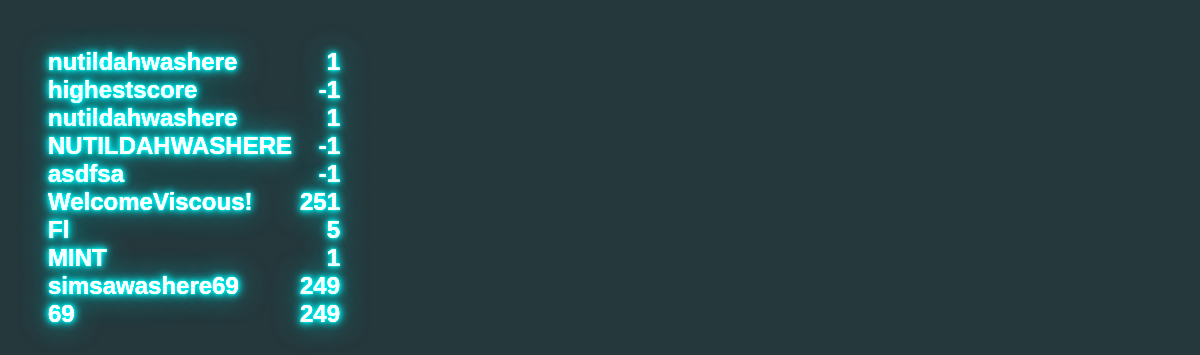
The app's page /indexLat/ with its own data.
### entries/models.py (models this page shows, shortened)
class Entry(models.Model):
    text = models.CharField(max_length=15)
    score = models.IntegerField(default=0)
    pub_date = models.DateTimeField('date published')
    voted = models.BooleanField(default=False)
    def was_published_recently(self):
        return self.pub_date >= timezone.now() - datetime.timedelta(days=1)
    was_published_recently.admin_order_field = 'pub_date'
    was_published_recently.boolean = True
    was_published_recently.short_description = 'Published recently?'
    objects = EntryManager()

### entries/views.py (the view)
# urls.py: url(r'^indexLat/$', 'entries.views.indexLat'),
def indexLat(request):
    context = {
      'latest_entry_list': Entry.objects.order_by('-pub_date')[:10],
      'high_entry_list': Entry.objects.order_by('-score','-pub_date')[:10],
      'high_entry': Entry.objects.order_by('-score','-pub_date')[:1],
      'low_entry_list': Entry.objects.order_by('score','-pub_date')[:10],
      'voting_entry': Entry.objects.unvoted_or_random(),
    }
    return render(request, 'entries/indexLat.html', context);

### entries/models.py (called while the page is built)
    def unvoted_or_random(self):
        unvoted_entries = self.filter(voted = False).order_by('-pub_date')
        voted_entries = self.filter(voted = True).order_by('?')
        if unvoted_entries:
            return unvoted_entries[:1]
        else:
            return voted_entries[:1]

### entries/templates/entries/indexLat.html (shortened to what this page needs)
 <!doctype html>
 <html lang="en">
 <head>
 </head>
<body class="body" style="background-color:#25383C;">
    <div id="latTable" class = "table">
      {% for entry in latest_entry_list %}
        <li><a href="/entries/{{ entry.id }}/"> <div class = "latest" style = "text-align: left";>{{ entry.text }}&nbsp;&nbsp;&nbsp;&nbsp;<div style="float: right">{{ entry.score }}</div></a></li>
      {% endfor %}
     </div>
</body>
</html>

### entries/templates/entries/indexLat.html (style rules this page uses)
.latest a { color: #FFFFFF; text-shadow: 0 0 0.2px #fff, 0 0 0.3px #fff, 0 0 0.5px #00ffff, 0 0 1px #00ffff, 0 0 2px #00ffff, 0 0 5px #00ffff, 0 0 10px #00ffff, 0 0 10px #00ffff, 0 0 30px #00ffff; font-family:arial; font-size: 18pt; font-weight:bold; text-decoration: none; margin-left:auto; margin-right:auto; }
li { list-style-type: none; }
.table { display: inline-block; padding: 40px; }

### records on screen
Entry: text "nutildahwashere", score "1"
Entry: text "highestscore", score "-1"
Entry: text "nutildahwashere", score "1"
Entry: text "NUTILDAHWASHERE", score "-1"
Entry: text "asdfsa", score "-1"
Entry: text "WelcomeViscous!", score "251"
Entry: text "Fl", score "5"
Entry: text "MINT", score "1"
Entry: text "simsawashere69", score "249"
Entry: text "69", score "249"
